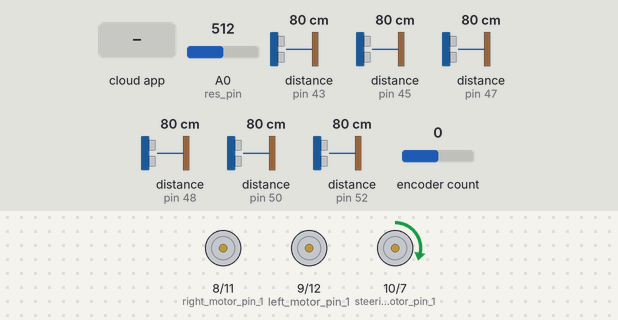
Bench run of a sketch on a simulated Arduino Mega 2560, built with avr-gcc and run on an emulated ATmega2560. Parts: motor-driver pin pairs drawn as motors (green arrow = first pin HIGH = forward, orange = second pin HIGH = backward, longer = more drive). Wiring (inferred from the names in the program): 6 × ultrasonic range finder: trigger pin 42, echo pin 43 / trigger pin 44, echo pin 45 / trigger pin 46, echo pin 47 / trigger pin 49, echo pin 48 / trigger pin 51, echo pin 50 / trigger pin 53, echo pin 52. Inputs (shaded band) come from the test bench; at power-on: A0 (res_pin) = 512, distance to the obstacle (sensors on pin 43, pin 45, pin 47, pin 48, pin 50, pin 52) 80 cm, encoder count 0. The echo pulse lasts 58.3 µs per cm; the ROS host is connected and sends only what is stated.

Above: at 1.2 s.
1.3 s: A0 (res_pin) set to 306
At 2.4 s:
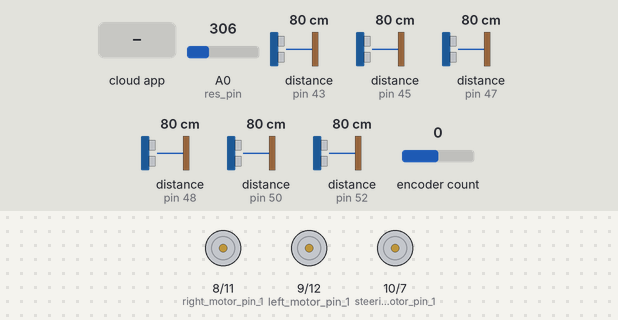
3.4 s: the phone or cloud app sets latt_cmd to 180
At 4.2 s:
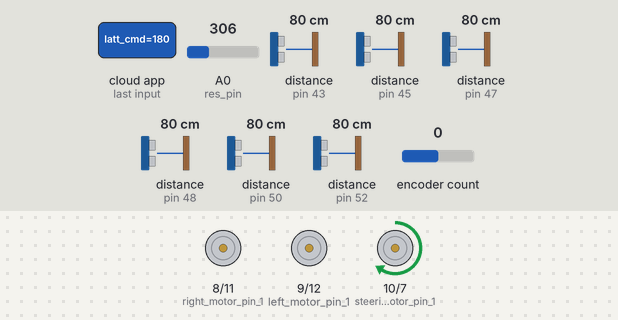
6.4 s: the phone or cloud app sets longi_cmd to 45
At 7.2 s:
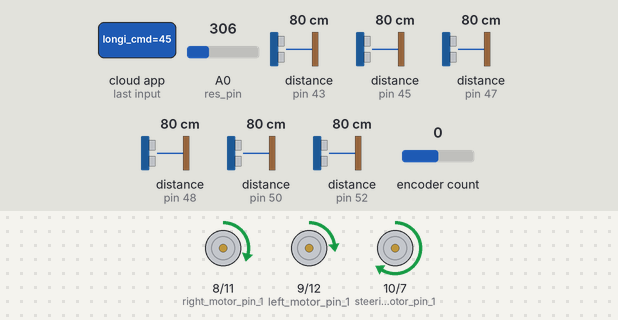
9.4 s: the phone or cloud app sets longi_cmd to 90
At 10.3 s:
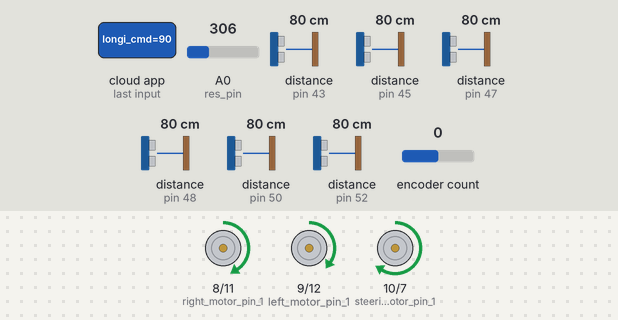
12.4 s: the phone or cloud app sets latt_cmd to 0
At 13.3 s:
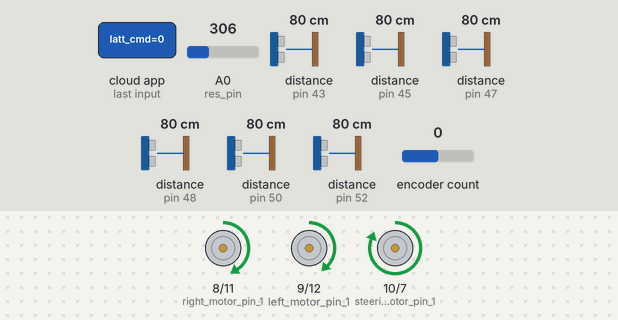
15.4 s: the phone or cloud app sets longi_cmd to 180
At 16.4 s:
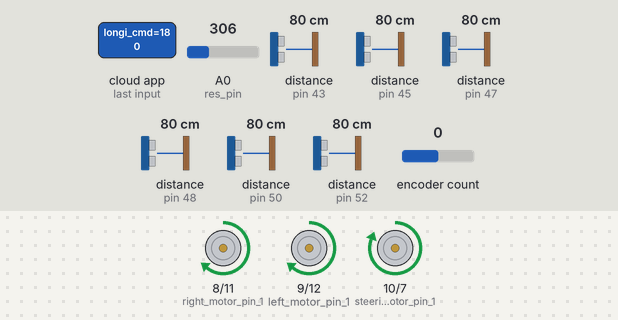
Timing chart, 0 to 18.9 s (numbered marks = the images above; inputs shaded):
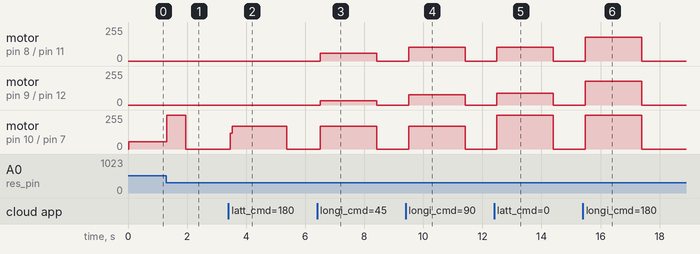

The sketch:

dku_driver.ino
```cpp
#include "Car_Library.h"
#include <ros.h>
#include <std_msgs/Int16.h>
#include <std_msgs/Int16MultiArray.h>
#include <Encoder.h>

void longitudinal_command(int speed);
void longitudinal_command2(int16_t speed, int8_t dir);
void lateral_command(int target);

void get_sonar();

const int trig_lf = 53;
const int trig_rf = 51;
const int trig_cf = 49;
const int echo_lf = 52;
const int echo_rf = 50;
const int echo_cf = 48;

const int trig_lr = 46;
const int trig_rr = 44;
const int trig_cr = 42;
const int echo_lr = 47;
const int echo_rr = 45;
const int echo_cr = 43;

const int steering_motor_pin_1  = 10;
const int steering_motor_pin_2  = 7;
const int left_motor_pin_1      = 9;
const int left_motor_pin_2      = 12;
const int right_motor_pin_1     = 8;
const int right_motor_pin_2     = 11;
// const int endstop_pin = 21;
const int res_pin = A0;

int16_t us_ranges[6] = {0};
int count = 0;
bool halt = false;

Encoder encoder = Encoder(2, 3);
ros::NodeHandle  nh;

std_msgs::Int16 pub_msg;
std_msgs::Int16MultiArray pub_range_msg;

int16_t target_longitudinal = 0;
int16_t target_latteral = 0;
void cb_longicmd(const std_msgs::Int16& msg) {
  target_longitudinal = msg.data;
  count = 0;
  halt = false;
}
void cb_lattcmd(const std_msgs::Int16& msg) {
  target_latteral = msg.data;
  count = 0;
  halt = false;
}
ros::Subscriber<std_msgs::Int16> sub_longi("longi_cmd", cb_longicmd );
ros::Subscriber<std_msgs::Int16> sub_latt("latt_cmd", cb_lattcmd );
ros::Publisher publisher("steering", &pub_msg);
ros::Publisher publisher_us("ultrasonics", &pub_range_msg);

void setup() {
  nh.getHardware()->setBaud(115200);
  nh.initNode();
  nh.advertise(publisher);
  nh.advertise(publisher_us);
  nh.subscribe(sub_longi);
  nh.subscribe(sub_latt);

  pinMode(steering_motor_pin_1, OUTPUT);
  pinMode(steering_motor_pin_2, OUTPUT);
  pinMode(left_motor_pin_1, OUTPUT);
  pinMode(left_motor_pin_2, OUTPUT);
  pinMode(right_motor_pin_1, OUTPUT);
  pinMode(right_motor_pin_2, OUTPUT);
  // pinMode(endstop_pin, INPUT_PULLUP);
  pinMode(trig_rf, OUTPUT);
  pinMode(trig_cf, OUTPUT);
  pinMode(trig_lf, OUTPUT);
  pinMode(trig_rr, OUTPUT);
  pinMode(trig_cr, OUTPUT);
  pinMode(trig_lr, OUTPUT);
  pinMode(echo_rf, INPUT);
  pinMode(echo_cf, INPUT);
  pinMode(echo_lf, INPUT);
  pinMode(echo_rr, INPUT);
  pinMode(echo_cr, INPUT);
  pinMode(echo_lr, INPUT);

  // initialize_steering(100);
}

void loop() {
  get_sonar();
  count ++;
  if ( count > 30 ) {
    halt = true;
    motor_hold(steering_motor_pin_1, steering_motor_pin_2);
    motor_hold(left_motor_pin_1, left_motor_pin_2);
    motor_hold(right_motor_pin_1, right_motor_pin_2);
  }
  if (halt == false) {
    lateral_command(target_latteral);
    // longitudinal_command(target_longitudinal);
    longitudinal_command2(target_longitudinal, target_latteral/15);
    publisher.publish(&pub_msg);
  }
  pub_range_msg.data = us_ranges;
  pub_range_msg.data_length = 6;
  publisher_us.publish(&pub_range_msg);

  pub_msg.data = analogRead(A0);
  publisher.publish(&pub_msg);
  nh.spinOnce();
  delay(30);
}

// void initialize_steering(int speed) {
//   Serial.println("Start");
//   for (int i = 0 ; i < 30 ; i ++ ) {
//     motor_forward(steering_motor_pin_1, steering_motor_pin_2, speed);
//     delay(100);
//   }
//   motor_backward(steering_motor_pin_1, steering_motor_pin_2, speed);

//   while (digitalRead(endstop_pin));
//   Serial.println("Endstop down");

//   while (!digitalRead(endstop_pin)){
//     delay(1);
//     motor_forward(steering_motor_pin_1, steering_motor_pin_2, speed);
//   }
//   Serial.println("Endstop up");

//   encoder.write(0);

//   while(encoder.read() < 400){
//     motor_forward(steering_motor_pin_1, steering_motor_pin_2, speed);
//   }
//   motor_hold(steering_motor_pin_1, steering_motor_pin_2);
// }

void get_sonar() {
  us_ranges[0] = ultrasonic_distance(trig_lf,echo_lf);
  delayMicroseconds(100);
  us_ranges[1] = ultrasonic_distance(trig_cf,echo_cf);
  delayMicroseconds(100);
  us_ranges[2] = ultrasonic_distance(trig_rf,echo_rf);
  delayMicroseconds(100);
  us_ranges[3] = ultrasonic_distance(trig_rr,echo_rr);
  delayMicroseconds(100);
  us_ranges[4] = ultrasonic_distance(trig_cr,echo_cr);
  delayMicroseconds(100);
  us_ranges[5] = ultrasonic_distance(trig_lr,echo_lr);
  delayMicroseconds(100);
}


void lateral_command(int target) {
  float kp = 1.5;
  float ki = 0.0;
  float kd = 0.3;

  int y = map(analogRead(A0), 60, 1023, 600, -600);
  int e = target - y;
  static int ie = 0;
  static int pe = e;

  ie += e;
  if (ie > 100) ie = 100;
  if ( ie < -100 ) ie = -100;

  int u = int(kp*e + ki*ie + kd*(e-pe));
  pe = e;
  if ( u > 255 ) u = 255;
  if ( u < -255 ) u = -255;

  if ( u>0 ) {
    motor_backward(steering_motor_pin_1, steering_motor_pin_2, u);
  }
  else {
    motor_forward(steering_motor_pin_1, steering_motor_pin_2, -u);
  }
}


void longitudinal_command2(int16_t speed, int8_t dir) {

    if (speed > 0) {
    int lspeed = speed-dir > 255 ? 255 : speed-dir;
    int rspeed = speed+dir > 255 ? 255 : speed+dir;
    motor_forward(left_motor_pin_1, left_motor_pin_2, lspeed);
    motor_forward(right_motor_pin_1, right_motor_pin_2, rspeed);
  }
  else if (speed < 0) {
    speed = -speed;
    int lspeed = speed-dir > 255 ? 255 : speed-dir;
    int rspeed = speed+dir > 255 ? 255 : speed+dir;
    motor_backward(left_motor_pin_1, left_motor_pin_2, lspeed);
    motor_backward(right_motor_pin_1, right_motor_pin_2, rspeed);
  }
  else {
    motor_backward(left_motor_pin_1, left_motor_pin_2, 0);
    motor_backward(right_motor_pin_1, right_motor_pin_2, 0);
  }
}

void longitudinal_command(int16_t speed) {
  if (speed > 0) {
    motor_forward(left_motor_pin_1, left_motor_pin_2, speed);
    motor_forward(right_motor_pin_1, right_motor_pin_2, speed);
  }
  else {
    motor_backward(left_motor_pin_1, left_motor_pin_2, -speed);
    motor_backward(right_motor_pin_1, right_motor_pin_2, -speed);
  }
}
```

Car_Library.cpp
```cpp
#include "Arduino.h"
#include "Car_Library.h"

float ultrasonic_distance(int trigPin, int echoPin)
{
    long distance, duration;

    digitalWrite(trigPin, LOW);
    digitalWrite(echoPin, LOW);
    delayMicroseconds(2);

    digitalWrite(trigPin, HIGH);
    delayMicroseconds(10);
    digitalWrite(trigPin, LOW);
    duration = pulseIn(echoPin, HIGH, 8000);
    if (duration == 0)
    	duration = 8000;
    distance = ((float)(340 * duration) / 1000) / 2;

    return distance;
}

int potentiometer_Read(int pin)
{
    return analogRead(pin) / 4;
}

void motor_forward(int IN1, int IN2, int speed)
{
    analogWrite(IN1, speed);
    analogWrite(IN2, LOW);
}

void motor_backward(int IN1, int IN2, int speed)
{
    analogWrite(IN1, LOW);
    analogWrite(IN2, speed);
}

void motor_hold(int IN1, int IN2)
{
    analogWrite(IN1, LOW);
    analogWrite(IN2, LOW);
}
```

Car_Library.h
```cpp
/*
    Function_Library.h - Library for Future Car Arduino function
    Created by SKKU Automation LAB, November 12, 2022
*/
#ifndef Car_Lib_h
#define Car_Lib_h

float ultrasonic_distance(int trigPin, int echoPin);
int potentiometer_Read(int pin);

void motor_forward(int IN1, int IN2, int speed);
void motor_backward(int IN1, int IN2, int speed);
void motor_hold(int IN1, int IN2);


#endif
```

Measured:
- after the input at 1.3 s, motor on pin 10 (steering_motor_pin_1) / pin 7 (steering_motor_pin_2): forward 55/255 → forward 255/255 at once, → stopped 0.64 s later
- after the input at 3.4 s, motor on pin 10 (steering_motor_pin_1) / pin 7 (steering_motor_pin_2): stopped → forward 117/255 after 0.07 s, → forward 171/255 0.06 s later, → stopped 1.8 s later
- after the input at 6.4 s, motor on pin 8 (right_motor_pin_1) / pin 11 (right_motor_pin_2): stopped → forward 57/255 after 0.12 s, → stopped 1.9 s later; motor on pin 9 (left_motor_pin_1) / pin 12 (left_motor_pin_2): stopped → forward 33/255 after 0.12 s, → stopped 1.9 s later
- after the input at 9.4 s, motor on pin 8 (right_motor_pin_1) / pin 11 (right_motor_pin_2): stopped → forward 102/255 after 0.11 s, → stopped 1.9 s later; motor on pin 9 (left_motor_pin_1) / pin 12 (left_motor_pin_2): stopped → forward 78/255 after 0.11 s, → stopped 1.9 s later
- after the input at 12.4 s, motor on pin 8 (right_motor_pin_1) / pin 11 (right_motor_pin_2): stopped → forward 102/255 after 0.09 s, → stopped 1.9 s later; motor on pin 9 (left_motor_pin_1) / pin 12 (left_motor_pin_2): stopped → forward 90/255 after 0.09 s, → stopped 1.9 s later
- after the input at 15.4 s, motor on pin 8 (right_motor_pin_1) / pin 11 (right_motor_pin_2), motor on pin 9 (left_motor_pin_1) / pin 12 (left_motor_pin_2): stopped → forward 180/255 after 0.08 s, → stopped 1.9 s later; motor on pin 10 (steering_motor_pin_1) / pin 7 (steering_motor_pin_2): stopped → forward 255/255 after 0.08 s, → stopped 1.9 s later
